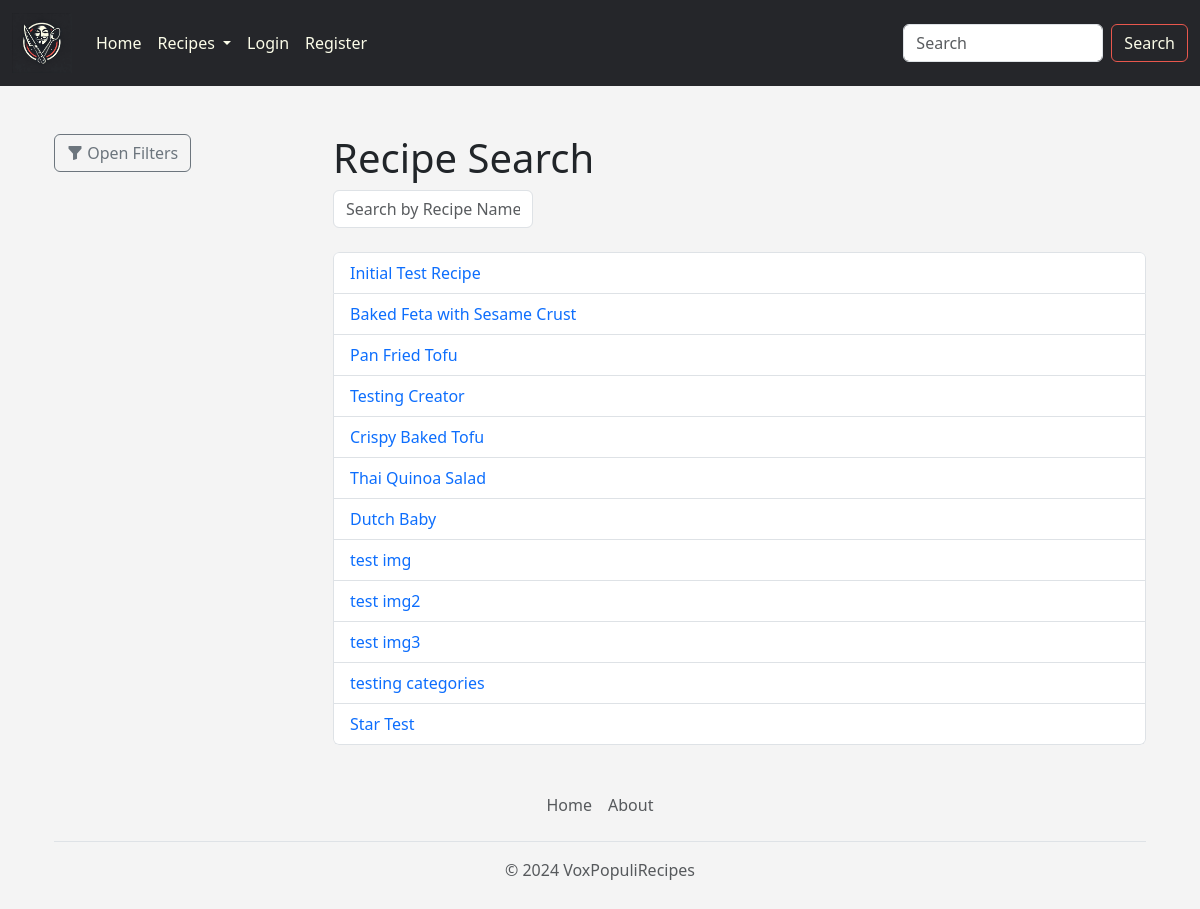
The page /search/ on the database as committed earlier.
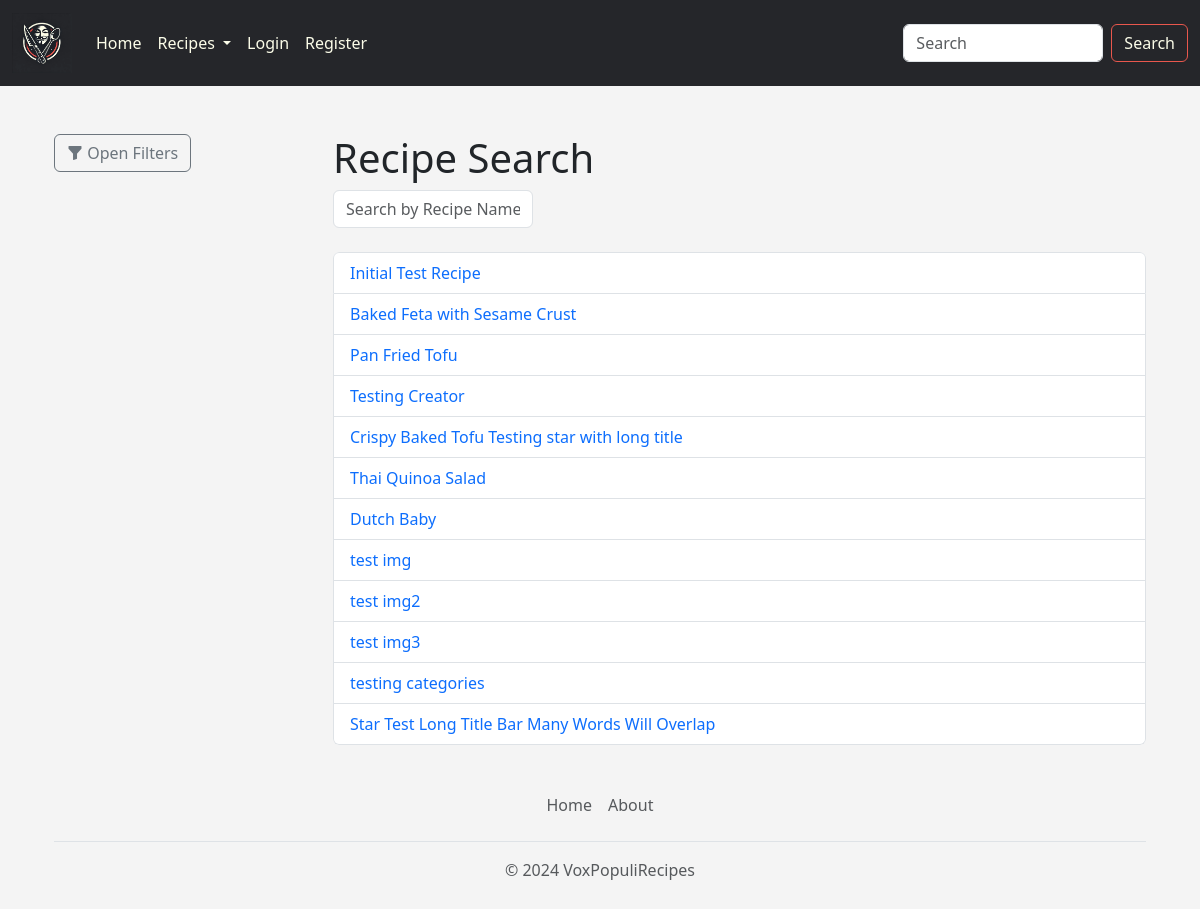
The same page on the database as committed later.
### voxpopulirecipes/models.py (models this page shows, shortened)
class Recipe(models.Model):
    title = models.CharField(max_length=200)
    pub_date = models.DateTimeField("date published")
    created_by = models.CharField(max_length=200, blank=True, null=True)
    creator = models.ForeignKey(User, on_delete=models.CASCADE, blank=True, null=True)
    mealType = models.ForeignKey("MealType", on_delete=models.SET_NULL, blank=True, null=True)
    cuisine = models.ForeignKey("Cuisine", on_delete=models.SET_NULL, blank=True, null=True)
    image = models.ImageField(upload_to='uploads/recipe/', blank=True, null=True)
    baking = models.BooleanField(default=False)

### voxpopulirecipes/views.py (the view)
# urls.py: path("search/", views.search_recipe, name="search_recipe"),
def search_recipe(request):
    search_text = ""
    if request.method == "POST":
        search_text = request.POST.get("search_text")
    all_recipes = Recipe.objects.all().order_by("id")
    all_unique_ingredients = Ingredient.objects.values_list("ingredient_text", flat=True).distinct().order_by("ingredient_text")
    template = loader.get_template("voxpopulirecipes/search.html")
    context = {
        "all_recipes": all_recipes,
        "all_unique_ingredients": all_unique_ingredients,
        "search_text": search_text,
    }
    return HttpResponse(template.render(context, request))

### voxpopulirecipes/models.py (called while the page is built)
    def __str__(self):
        return self.ingredient_text

### voxpopulirecipes/templates/voxpopulirecipes/search.html (shortened to what this page needs)
{% extends 'voxpopulirecipes/base.html' %}
{% block content %}
<div class="container-fluid mt-4">
    <div class="row">
        <div class="col-md-3">
            <button class="btn btn-outline-secondary mb-3" data-bs-toggle="offcanvas" data-bs-target="#filterSidebar" aria-controls="filterSidebar">
                <i class="bi bi-funnel-fill"></i> Open Filters
            </button>
        </div>
        <div class="col-md-9">
            <h1>Recipe Search</h1>
            <input type="text" id="search-name" class="form-control mb-4" placeholder="Search by Recipe Name..." onkeyup="searchRecipeName()" value="{{search_text}}">
            <ul id="recipe-list" class="list-group">
                {% for recipe in all_recipes %}
                    <li class="list-group-item recipe_option" data-ingredients="{{ recipe.ingredient_set.all|join:',' }}">
                        <a href="{% url 'voxpopulirecipes:detail' recipe.id %}" class="text-decoration-none" data-id="{{ recipe.id }}">{{ recipe.title }}</a>
                    </li>
                {% endfor %}
            </ul>
        </div>
    </div>
</div>
{% endblock %}

### voxpopulirecipes/templates/voxpopulirecipes/base.html (shortened to what this page needs)
{% load static %}
<!doctype html>
<html lang="en">
  <head>
    <link href="https://cdn.jsdelivr.net/npm/bootstrap@5.3.3/dist/css/bootstrap.min.css" rel="stylesheet">
    <link href="https://cdn.jsdelivr.net/npm/bootstrap-icons/font/bootstrap-icons.css" rel="stylesheet">
  </head>
  <body>
    {% include 'voxpopulirecipes/navbar.html'%}
    <br>
    <div class='container'>
    {% block content %}
    {% endblock %}
    {% include 'voxpopulirecipes/footer.html'%}
  </body>
</html>

### voxpopulirecipes/templates/voxpopulirecipes/navbar.html (shortened to what this page needs)
<nav class="navbar navbar-expand-lg navbar-dark" style="background-color: #25262a;">
	<div class="container-fluid">
		<a class="navbar-brand" href="{% url 'voxpopulirecipes:main' %}">
			{% load static %}
			<img src="{% static 'voxpopulirecipes/logo.png' %}" alt="My image" width="60" height="60">
		</a>
		<div class="collapse navbar-collapse" id="navbarSupportedContent">
		<ul class="navbar-nav me-auto mb-2 mb-lg-0">
			<li class="nav-item">
				<a class="nav-link" href="{% url 'voxpopulirecipes:main' %}">Home</a>
			</li>
			<li class="nav-item dropdown">
				<a class="nav-link dropdown-toggle" href="#" role="button" data-bs-toggle="dropdown" aria-expanded="false">
					Recipes
				</a>
			</li>
			{% if user.is_authenticated %}
			<li class="nav-item">
				<a class="nav-link" href="{% url 'logout' %}">Logout</a>
			</li>
			{% else %}
			<li class="nav-item">
				<a class="nav-link" href="{% url 'login' %}">Login</a>
			</li>
			<li class="nav-item">
				<a class="nav-link" href="{% url 'register' %}">Register</a>
			</li>
			{% endif %}
			</ul>
			<form class="d-flex ms-auto" method="POST" action="{% url 'voxpopulirecipes:search_recipe'%}">
				<input class="form-control me-2" type="search" placeholder="Search" aria-label="Search" name="search_text">
				<button class="btn btn-outline-success" type="submit">Search</button>
			</form>
		</div>
	</div>
</nav>

### voxpopulirecipes/templates/voxpopulirecipes/footer.html
<div class="container">
    <footer class="py-3 my-4">
        <ul class="nav justify-content-center border-bottom pb-3 mb-3">
        <li class="nav-item"><a href="{% url 'voxpopulirecipes:main' %}" class="nav-link px-2 text-body-secondary">Home</a></li>
        <li class="nav-item"><a href="{% url 'voxpopulirecipes:about' %}" class="nav-link px-2 text-body-secondary">About</a></li>
        </ul>
        <p class="text-center text-body-secondary">© 2024 VoxPopuliRecipes</p>
    </footer>
</div>

### voxpopulirecipes/templates/voxpopulirecipes/base.html (style rules this page uses)
body { background-color: #f4f4f4; }

### voxpopulirecipes/templates/voxpopulirecipes/navbar.html (style rules this page uses)
.form-control { max-width: 200px; }
.btn-outline-success { color: #fcfde9; border-color: #e9574d; }
.navbar { background-color: #25262a; }
.nav-link { color: #fcfde9; transition: color 0.3s ease; }

### voxpopulirecipes/templates/voxpopulirecipes/search.html (style rules this page uses)
#recipe-list { max-height: 500px; overflow-y: auto; }

Rows that differ between the two databases and show on the page:
changed Recipe: title "Crispy Baked Tofu" → "Crispy Baked Tofu Testing star with long title"
changed Recipe: title "Star Test" → "Star Test Long Title Bar Many Words Will Overlap"
